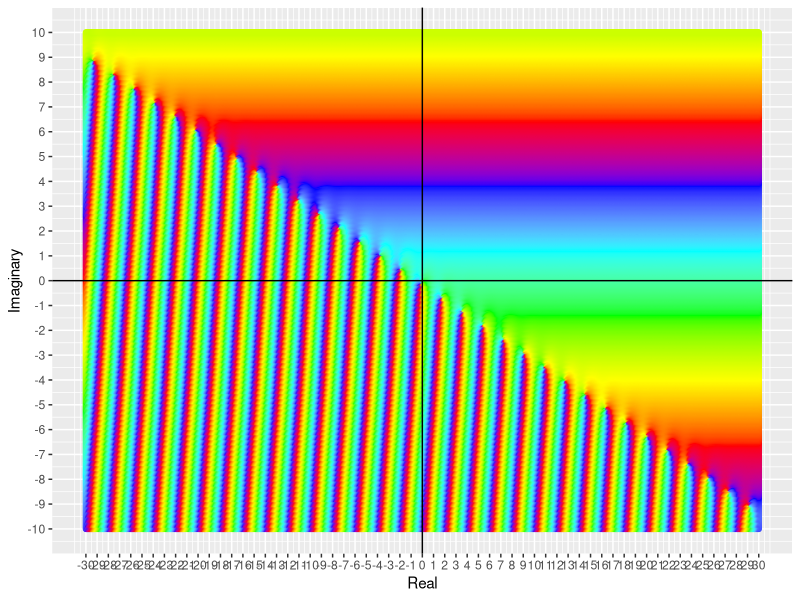
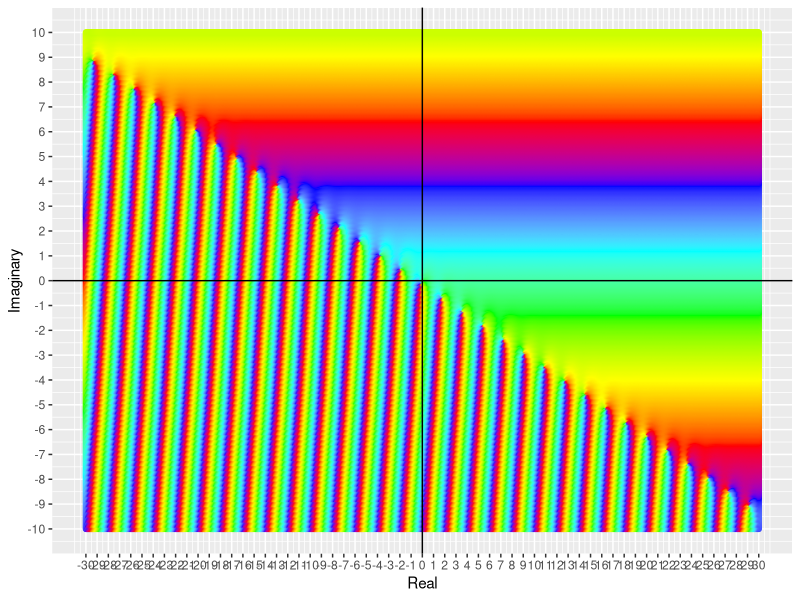

Write the R code that produced these figures, in order.
library(tidyverse)

# Binet's formula for the nth Fibonacci number
binet <- function(x) {
  phi <- (1 + sqrt(5)) / 2
  psi <- -1 / phi
  
  return((phi^x - psi^x) / sqrt(5))
}

# Grid of values
coords_grid <- expand.grid(x = seq(from = -30, to = 30, by = 0.05),
                           y = seq(from = -10, to = 10, by = 0.05)) %>%
  as_tibble() %>%
  
  # Compute Binet formula and modulus (magnitude) and argument (angle)
  mutate(binet = binet(complex(real = x, imaginary = y)),
         magnitude = Mod(binet),
         angle = Arg(binet))

# Pretty plot
coords_grid %>%
  ggplot(aes(x = x, y = y)) +
  geom_point(aes(col = angle), show.legend = FALSE) +
  geom_vline(xintercept = 0) + 
  geom_hline(yintercept = 0) +
  scale_colour_gradientn(colours = c("#FF0000", "#FFFF00", "#00FF00", "#00FFFF", "#0000FF", "#FF0000"),
                         breaks = c(0, pi/3, 2 * pi/3, 3 * pi/3, 4 * pi/3, 5 * pi/3, 6 * pi/3)) +
  scale_x_continuous(breaks = (-30):30) +
  scale_y_continuous(breaks = (-10):10) +
  labs(x = "Real", y = "Imaginary")

ggsave("binet_function.png", width = 1600/100, height = 800/100, dpi = 100)
